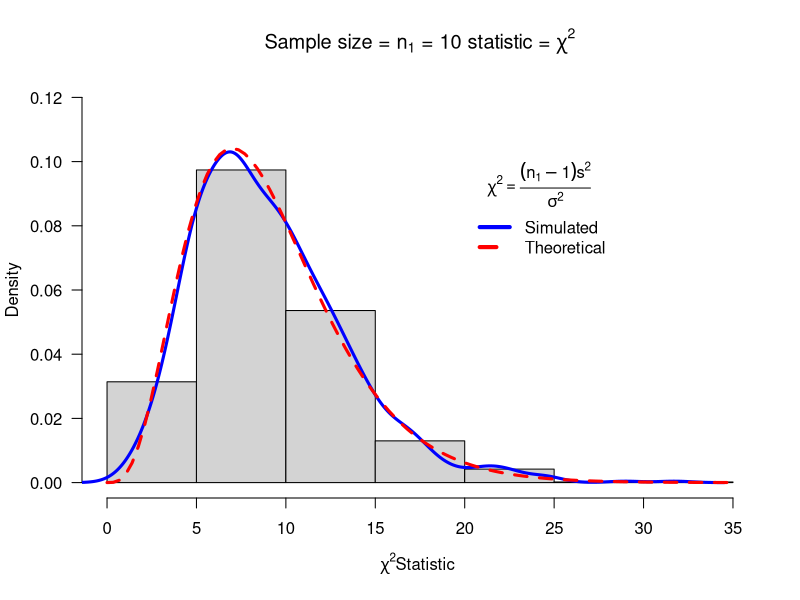
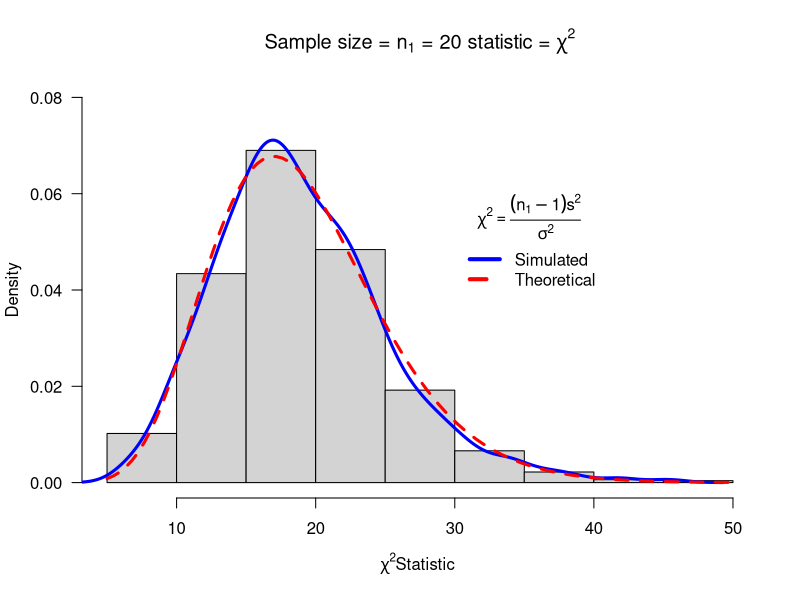
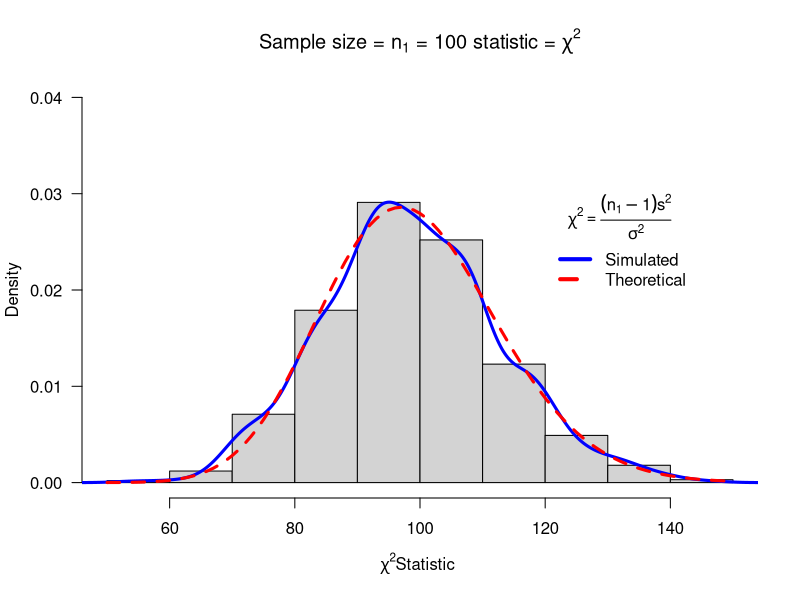
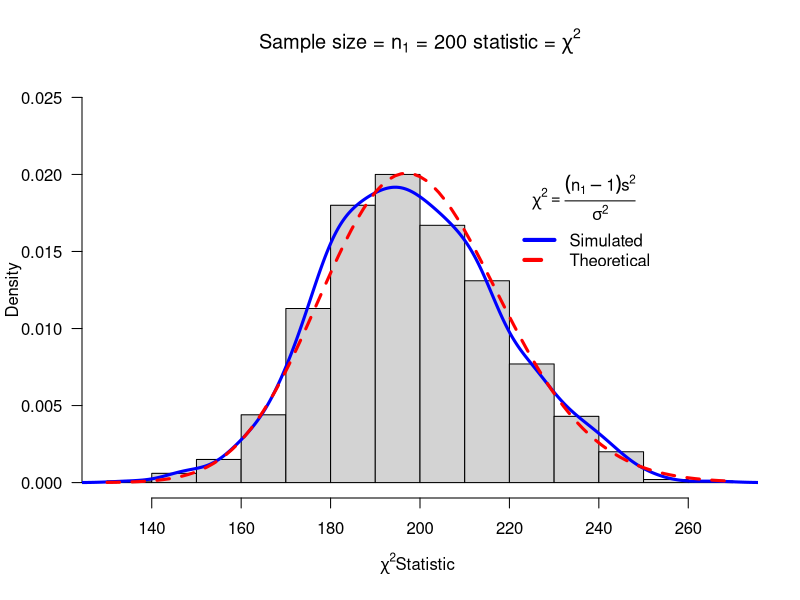
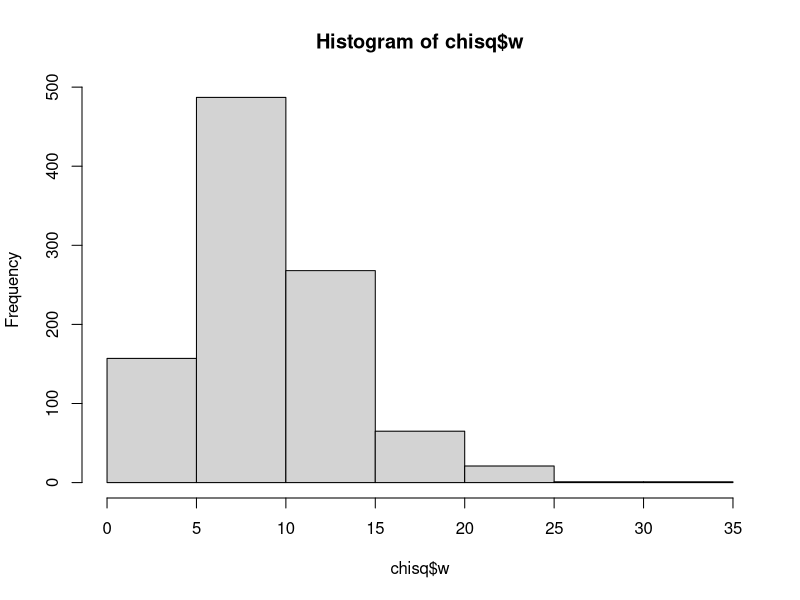
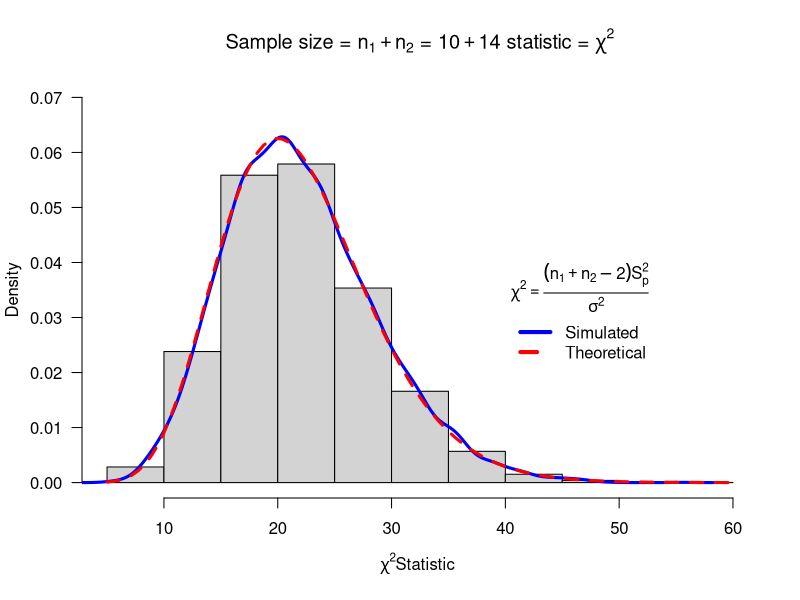

Here is the R script that generated these plots, in order:
## ---- chunk 1
knitr::opts_chunk$set(echo = TRUE)
## ---- chunk 2
getwd()
## ---- chunk 3
mychisim<-function(n1=10,sigma1=3,mean1=5,iter=1000,ymax=0.1,x=20, y=0.1){    # adjust ymax to make graph fit
y1=rnorm(n1*iter,mean=mean1,sd=sigma1)# generate iter samples of size n1

data1.mat=matrix(y1,nrow=n1,ncol=iter,byrow=TRUE) # Each column is a sample size n1

ssq1=apply(data1.mat,2,var) # ssq1 is s squared

w=(n1-1)*ssq1/sigma1^2      #chi-sq stat

hist(w,freq=FALSE, ylim=c(0,ymax), # Histogram with annotation
main=substitute(paste("Sample size = ",n[1]," = ",n1," statistic = ",chi^2)),
xlab=expression(paste(chi^2, "Statistic",sep=" ")), las=1)
lines(density(w),col="Blue",lwd=3) # add a density plot
curve(dchisq(x,n1-1),add=TRUE,col="Red",lty=2,lwd=3) # add a theoretical curve
title=expression(chi^2==frac((n[1]-1)*s^2,sigma^2)) #mathematical annotation -see ?plotmath
legend(x,y,c("Simulated","Theoretical"),col=c("Blue","Red"),lwd=4,lty=1:2,bty="n",title=title) # Legend #
return(list(w=w,summary=summary(w),sd=sd(w),fun="Chi-sq")) # some output to use if needed
}
## ---- chunk 4
chisq = mychisim(n1=10,iter=1000,mean1=10,sigma1=4, ymax=0.12)
## ---- chunk 5
chisq1 =mychisim(n1=20,iter=1000,mean1=10,sigma1=4,x=30,y=0.06, ymax=0.08)
## ---- chunk 6
chisq1 = mychisim(n1=100,iter=1000,mean1=10,sigma1=4,x=120,y=0.03, ymax=0.04)
## ---- chunk 7
chisq1 = mychisim(n1=200,iter=1000,mean1=10,sigma1=4,x=220,y=0.02, ymax=0.025)
## ---- chunk 8
hist(chisq$w)
## ---- chunk 9
#### Two pop sampling
mychisim2<-function(n1=10,n2=14,sigma1=3,sigma2=3,mean1=5,mean2=10,iter=1000,ymax=0.07,x=40,y=0.04,...){    # adjust ymax to make graph fit
y1=rnorm(n1*iter,mean=mean1,sd=sigma1)# generate iter samples of size n1
y2=rnorm(n2*iter,mean=mean2,sd=sigma2)
data1.mat=matrix(y1,nrow=n1,ncol=iter,byrow=TRUE) # Each column is a sample size n1
data2.mat=matrix(y2,nrow=n2,ncol=iter,byrow=TRUE)
ssq1=apply(data1.mat,2,var) # ssq1 is s squared
ssq2=apply(data2.mat,2,var)
spsq=((n1-1)*ssq1 + (n2-1)*ssq2)/(n1+n2-2) # pooled s squared
w=(n1+n2-2)*spsq/(sigma1^2)#sigma1=sigma2,  Chi square stat
hist(w,freq=FALSE, ylim=c(0,ymax), # Histogram with annotation
main=substitute(paste("Sample size = ",n[1]+n[2]," = ",n1+n2," statistic = ",chi^2)),
xlab=expression(paste(chi^2, "Statistic",sep=" ")), las=1)
lines(density(w),col="Blue",lwd=3) # add a density plot
curve(dchisq(x,n1+n2-2),add=TRUE,col="Red",lty=2,lwd=3) # add a theoretical curve
title=expression(chi^2==frac((n[1]+n[2]-2)*S[p]^2,sigma^2)) #mathematical annotation -see ?plotmath
legend(x,y,c("Simulated","Theoretical"),col=c("Blue","Red"),lwd=4,lty=1:2,bty="n",title=title) # Legend #
return(list(w=w,summary=summary(w),sd=sd(w),fun="Chi-sq")) # some output to use if needed
}
windows()
mychisim2(iter=10000)
